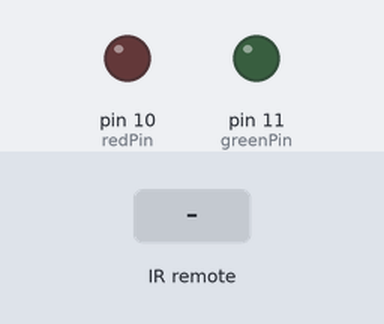
A sketch run on a simulated Arduino Uno, built with avr-gcc and run on an emulated ATmega328P. On the bench: output pins drawn as LEDs (lit = HIGH). Inputs (shaded band) come from the test bench.

Above: at 1.2 s.
1.3 s: infrared code 0xFFA25D received
At 1.8 s:
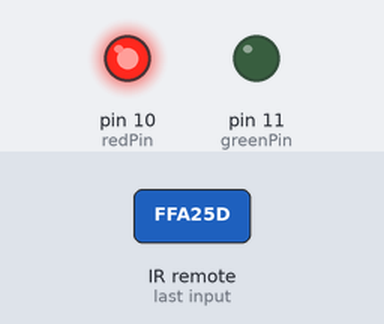
2.8 s: infrared code 0xFFE21D received
At 4.1 s:
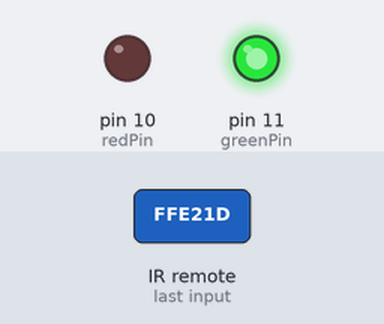
Timing chart, 0 to 5.8 s (numbered marks = the images above; inputs shaded):
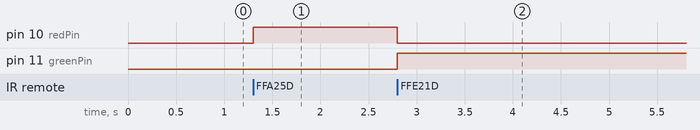

Measured:
- after the input at 1.3 s, pin 10 (redPin): LOW → HIGH at once
- after the input at 2.8 s, pin 10 (redPin): HIGH → LOW at once; pin 11 (greenPin): LOW → HIGH at once

The sketch:

Lesson_14___IR_Remote_Control.ino
```cpp
#include <IRremote.h>
const int RECV_PIN = 7;
IRrecv irrecv(RECV_PIN);
decode_results results;
const int redPin = 10;
const int greenPin = 11;

void setup() {
  Serial.begin(9600);
  irrecv.enableIRIn();
  irrecv.blink13(true);
  pinMode(redPin, OUTPUT);
  pinMode(greenPin, OUTPUT);
  digitalWrite(redPin, LOW);
  digitalWrite(greenPin, LOW);
}
void loop() {
  controlLED();
}

void getHexSignalfromButton() {
  if (irrecv.decode(&results)) {
    Serial.println(results.value, HEX);
    delay(200);
    irrecv.resume();
  }
}

void getProtocolName() {
  if (irrecv.decode(&results)) {
    Serial.println(results.value, HEX);
    switch (results.decode_type) {
      case NEC: Serial.println("NEC"); break;
      case SONY: Serial.println("SONY"); break;
      case RC5: Serial.println("RC5"); break;
      case RC6: Serial.println("RC6"); break;
      case DISH: Serial.println("DISH"); break;
      case SHARP: Serial.println("SHARP"); break;
      case JVC: Serial.println("JVC"); break;
      case SANYO: Serial.println("SANYO"); break;
      case MITSUBISHI: Serial.println("MITSUBISHI"); break;
      case SAMSUNG: Serial.println("SAMSUNG"); break;
      case LG: Serial.println("LG"); break;
      case PANASONIC: Serial.println("PANASONIC"); break;
      default:
      case UNKNOWN: Serial.println("UNKNOWN"); break;
    }
    irrecv.resume();
  }
}

void controlLED() {
  if (irrecv.decode(&results)) {
    switch (results.value) {
      case 0xFFA25D:  //Keypad button "1"
        digitalWrite(redPin, HIGH);
        digitalWrite(greenPin, LOW);
    }
    switch (results.value) {
      case 0xFFE21D:  //Keypad button "3"
        digitalWrite(redPin, LOW);
        digitalWrite(greenPin, HIGH);
    }
    irrecv.resume();
  }
}
```
